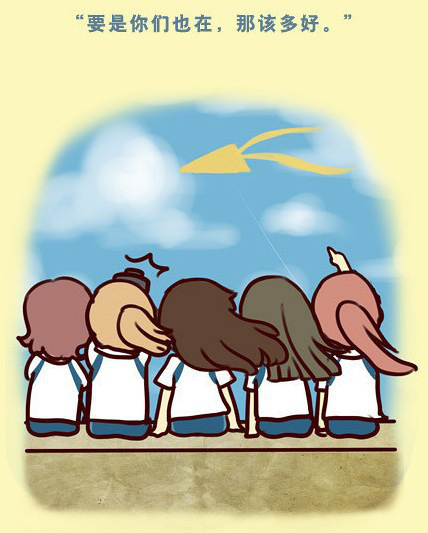
#> input picture 03/image0.jpg, 428 x 533 px
$ jupyter execute '01图片缩放1.ipynb'
#> lines starting #> are read from the running program, lines starting #| are printed output that depends on the picture
[cell 1]
import cv2
img= cv2.imread('image0.jpg',1)
#> img is the input picture: shape (533, 428, 3); mean B, G, R 168.5, 191.7, 188.1
imgInfo = img.shape
#> imgInfo = (533, 428, 3)
print(imgInfo)
#| (533, 428, 3)
height = imgInfo[0]
#> height = 533
width = imgInfo[1]
#> width = 428
mode = imgInfo[2]
#> mode = 3

# 等比例缩放

dstHeight = int(height * 0.5)
#> dstHeight = 266
dstWidth = int(width * 0.5)
#> dstWidth = 214

dst = cv2.resize(img,(dstWidth,dstHeight))
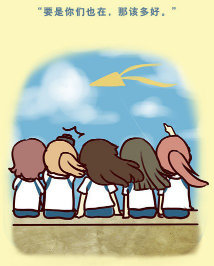
#> dst: shape (266, 214, 3); mean B, G, R 168.4, 191.6, 188
cv2.imshow('image',dst)
cv2.waitKey(0)
